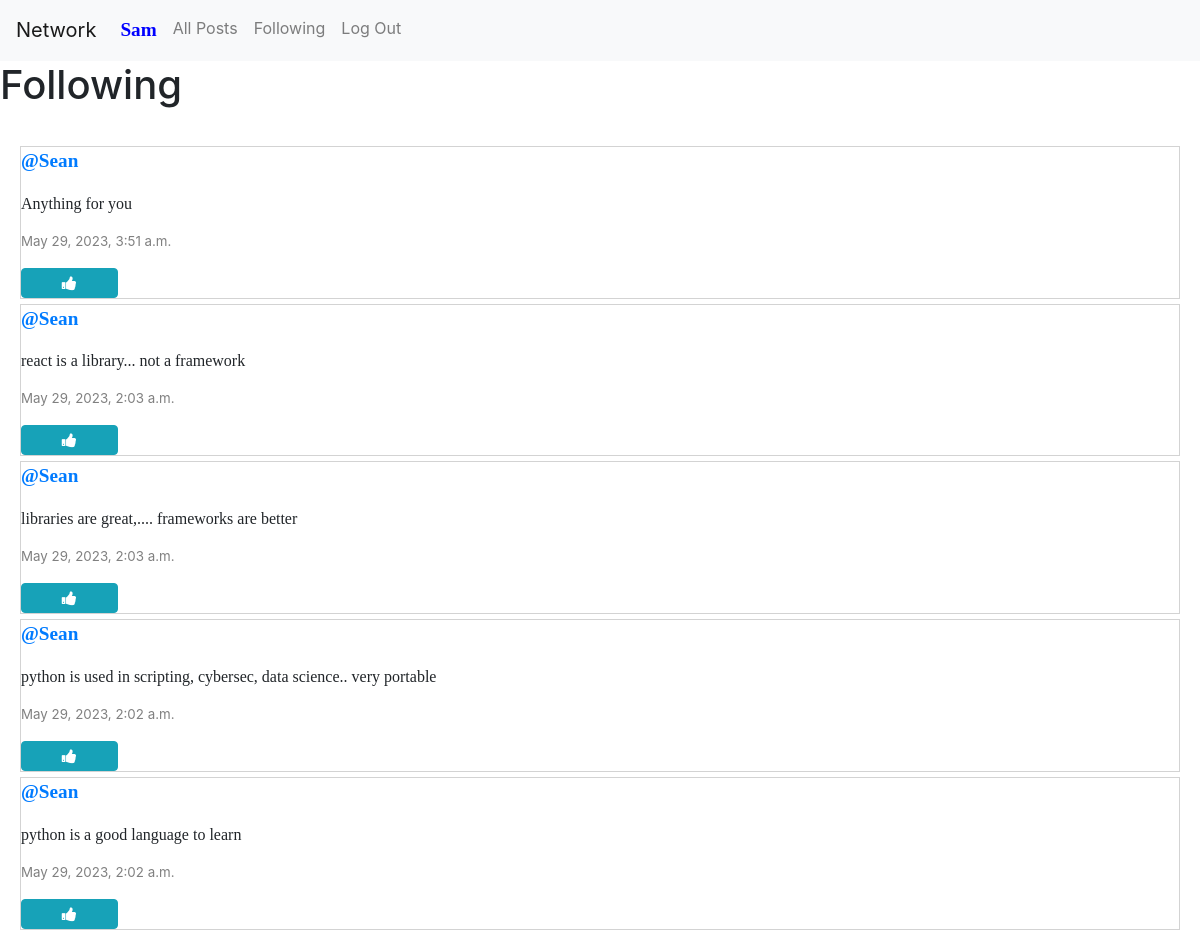
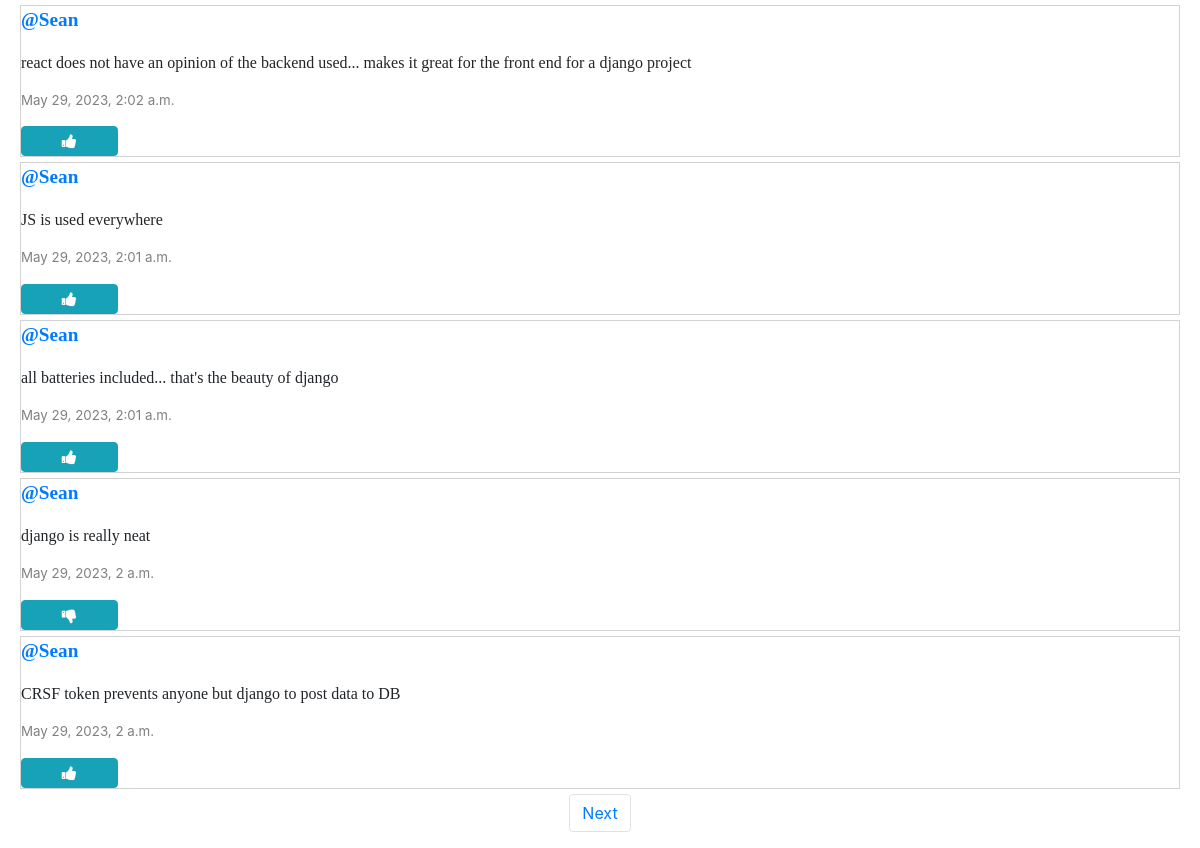
The app's page /following (signed in) with its own data (2 pictures, top to bottom).
### network/models.py (models this page shows, shortened)
class User(AbstractUser):
    pass

class Post(models.Model):
    message = models.CharField(max_length=200)
    user = models.ForeignKey(
        User, on_delete=models.CASCADE, related_name="author")
    date_posted = models.DateTimeField(auto_now_add=True)

### network/views.py (the view)
# urls.py: path("following", views.following, name="following"),
def following(request):
    current_user = User.objects.get(pk=request.user.id)
    people_current_user_is_following = Follow.objects.filter(user=current_user)
    all_posts = Post.objects.all().order_by("id").reverse()
    posts_current_user_is_following = []
    for post in all_posts:
        for person in people_current_user_is_following:
            if person.user_follower == post.user:
                posts_current_user_is_following.append(post)
    paginator = Paginator(posts_current_user_is_following, 10)
    page_number = request.GET.get("page")
    posts_on_page = paginator.get_page(page_number)
    all_likes = Like.objects.all()
    post_liked = []
    try:
        for like in all_likes:
            if like.user.id == request.user.id:
                post_liked.append(like.post.id)
    except:
        post_liked = []
    context = {
        "posts_on_page": posts_on_page,
        "post_liked": post_liked
    }
    return render(request, "network/following.html", context)

### network/templates/network/following.html (shortened to what this page needs)
{% extends "network/layout.html" %}
{% block body %}
<h1>Following</h1><br/>
<div class="all-posts">
    {% for post in posts_on_page %}
    <div class="post">
        <p class="stand-out">
            <a href="{% url 'profile' post.user.id %}">
                @{{post.user.username|title}}
            </a>
        </p>
        <p class="message" id="message_{{post.id}}">{{post.message}}</p>
        <p class="date">{{post.date_posted}}</p>
        {% if post.id in post_liked %}
        <button class="btn btn-info fa fa-thumbs-down col-1" onclick="likeHandler({{ post.id }}, {{ post_liked }})"
            id="{{ post.id }}"></button>
        {% else %}
        <button class="btn btn-info fa fa-thumbs-up col-1" onclick="likeHandler({{ post.id }}, {{ post_liked }})"
            id="{{ post.id }}"></button>
        {% endif %}
    </div>
    {% endfor %}
</div>
<nav aria-label="Page navigation example">
    <ul class="pagination d-flex justify-content-center">
        {% if posts_on_page.has_next %}
        <li class="page-item"><a class="page-link"
                href="?page={{ posts_on_page.next_page_number }}">Next</a></li>
        {% endif %}
    </ul>
</nav>
{% endblock %}

### network/templates/network/layout.html (shortened to what this page needs)
{% load static %}
<!DOCTYPE html>
<html lang="en">
    <head>
        <link rel="stylesheet" href="https://stackpath.bootstrapcdn.com/bootstrap/4.4.1/css/bootstrap.min.css">
        <link rel="stylesheet" href="https://cdnjs.cloudflare.com/ajax/libs/font-awesome/4.7.0/css/font-awesome.min.css">
        <link href="{% static 'network/styles.css' %}" rel="stylesheet">
    </head>
    <body>
        <nav class="navbar navbar-expand-lg navbar-light bg-light">
            <a class="navbar-brand" href="{% url 'index' %}">Network</a>
            <div>
              <ul class="navbar-nav mr-auto">
                {% if user.is_authenticated %}
                    <li class="nav-item">
                        <a class="nav-link" href="{% url 'profile' user_id=user.id %}"><span class="stand-out">{{ user.username|title }}</span></a>
                    </li>
                {% endif %}
                <li class="nav-item">
                  <a class="nav-link" href="{% url 'index' %}">All Posts</a>
                </li>
                {% if user.is_authenticated %}
                    <li class="nav-item">
                        <a class="nav-link" href="{% url 'following' %}">Following</a>
                    </li>
                    <li class="nav-item">
                        <a class="nav-link" href="{% url 'logout' %}">Log Out</a>
                    </li>
                {% endif %}
              </ul>
            </div>
          </nav>
        <div class="body">
            {% block body %}
            {% endblock %}
        </div>
    </body>
</html>

### network/static/network/styles.css (style rules this page uses)
.stand-out { font-family: Cambria, Cochin, Georgia, Times, 'Times New Roman', serif; font-size: larger; font-weight: bolder; color: blue; }
.message { font-family: cursive; font-size: medium; }
.date { color: grey; font-size: smaller; }
.post { display: flex; flex-direction: column; justify-content: flex-start; margin: 5px 20px; border: 0.5px solid lightgrey; box-sizing: border-box; }

### records on screen
User: username "Sam"
Post: user.username "Sean", message "Anything for you", date_posted "May 29, 2023, 3:51 a.m."
Post: user.username "Sean", message "react is a library... not a framework", date_posted "May 29, 2023, 2:03 a.m."
Post: user.username "Sean", message "libraries are great,.... frameworks are better", date_posted "May 29, 2023, 2:03 a.m."
Post: user.username "Sean", message "python is used in scripting, cybersec, data science.. very portable", date_posted "May 29, 2023, 2:02 a.m."
Post: user.username "Sean", message "python is a good language to learn", date_posted "May 29, 2023, 2:02 a.m."
Post: user.username "Sean", message "react does not have an opinion of the backend used... makes it great for the front end for a django project", date_posted "May 29, 2023, 2:02 a.m."
Post: user.username "Sean", message "JS is used everywhere", date_posted "May 29, 2023, 2:01 a.m."
Post: user.username "Sean", message "all batteries included... that's the beauty of django", date_posted "May 29, 2023, 2:01 a.m."
Post: user.username "Sean", message "django is really neat", date_posted "May 29, 2023, 2 a.m."
Post: user.username "Sean", message "CRSF token prevents anyone but django to post data to DB", date_posted "May 29, 2023, 2 a.m."
